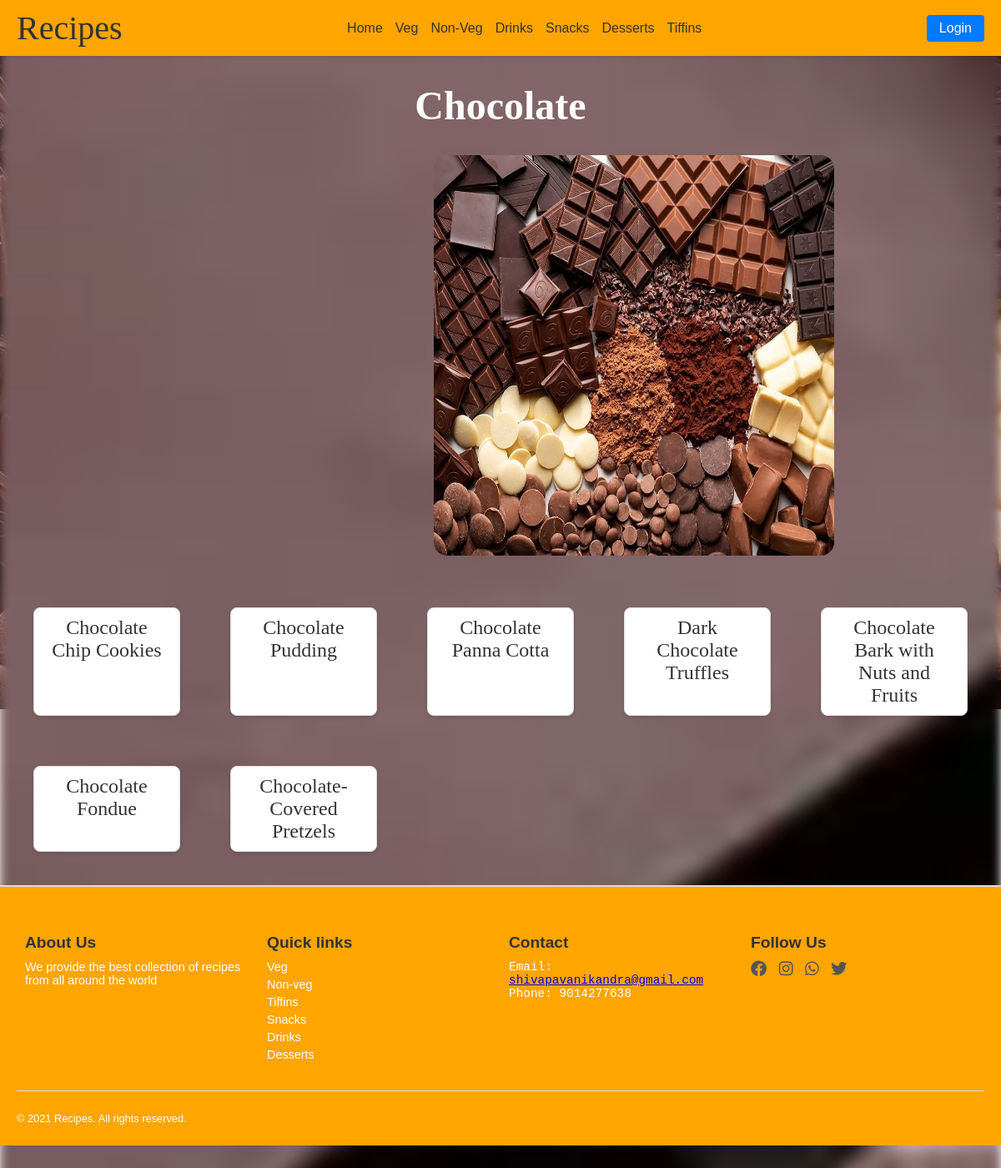
The app's page /dessert/Chocolates/ with its own data.
### desserts/models.py (models this page shows, shortened)
class chocolate(models.Model):
    name=models.CharField(max_length=100)
    image=models.ImageField(upload_to='images/')
    ingredients=models.TextField()
    recipe=models.TextField()
    video=models.URLField(null=True,blank=True)

### desserts/views.py (the view)
# urls.py: path('Chocolates/',views.Chocolate,name='Chocolates'),
def Chocolate(request):
    chocolates = chocolate.objects.all()
    return render(request,'desserts/chocolate.html',{'chocolates':chocolates})

### template/desserts/chocolate.html (shortened to what this page needs)
<!DOCTYPE html>
<html lang="en">
<head>
    <link href="https://cdnjs.cloudflare.com/ajax/libs/font-awesome/6.0.0-beta3/css/all.min.css" rel="stylesheet">
<body>
    <nav>
        <div class="logo">Recipes</div>
        <div class="nav-links">
            <a href="{% url 'ourrecipe1:home' %}">Home</a>
            <div class="has-dropdown">
                <a href="{% url 'ourrecipe1:veg' %}">Veg</a>
            </div>
            <div class="has-dropdown">
                <a href="{% url 'ourrecipe1:nonveg' %}">Non-Veg</a>
            </div>
            <div class="has-dropdown">
                <a href="{% url 'ourrecipe1:drinks' %}">Drinks</a>
            </div>
            <div class="has-dropdown">
                <a href="{% url 'ourrecipe1:snacks' %}">Snacks</a>
            </div>
            <div class="has-dropdown">
                <a href="{% url 'ourrecipe1:dessert' %}">Desserts</a>
            </div>
            <div class="has-dropdown">
                <a href="{% url 'ourrecipe1:tiffins' %}">Tiffins</a>
            </div>
        </div>
        <div class="search-login">
            <button class="login-btn">Login</button>
        </div>
    </nav>
    <h1 id="head">Chocolate</h1>
    <div><img src="../../static/images/choclate.webp" alt="" id="img1"></div><br>
    <div class="fastfood-container">{% for i in chocolates %}
    <a href="{% url 'desserts:showchocolates' i.id %}" class="fastfood-item">{{i.name}}</a>
    {% endfor %}</div>
    <footer>
        <div class="footer-section">
        <h4>About Us</h4>
        <p>We provide the best collection of recipes from all
            around the world</p>
        </div>
        <div class="footer-section">
        <ul>
            <h4>Quick links</h4>
            <a href="{% url 'ourrecipe1:veg' %}" class="quick"><li>Veg</li></a>
            <a href="{% url 'ourrecipe1:nonveg' %}" class="quick"><li>Non-veg</li></a>
            <a href="{% url 'ourrecipe1:tiffins' %}" class="quick"><li>Tiffins</li></a>
            <a href="{% url 'ourrecipe1:snacks' %}" class="quick"><li>Snacks</li></a>
            <a href="{% url 'ourrecipe1:drinks' %}" class="quick"><li>Drinks</li></a>
            <a href="{% url 'ourrecipe1:dessert' %}" class="quick"><li>Desserts</li></a>
        </ul>
        </div>
        <div class="footer-section">
        <h4>Contact</h4>
        <pre>Email:
<a href="#">shivapavanikandra@gmail.com</a>
Phone: 9014277638
        </pre>
        </div>
        <div class="footer-section">
        <h4>Follow Us</h4>
        <a href="#"><i class="fa-brands fa-facebook"></i></a>
        <a href="#"><i class="fa-brands fa-instagram"></i></a>
        <a href="#"><i class="fa-brands fa-whatsapp"></i></a>
        <a href="#"><i class="fa-brands fa-twitter"></i></a>
        </div>
        <hr>
        <p id="f2">&copy; 2021 Recipes. All rights reserved.</p>
    </footer>
</body>
</html>

### template/desserts/chocolate.html (style rules this page uses)
body { margin: 0; font-family: Arial, sans-serif; background-image: url(../../static/images/choclate.webp); background-repeat: no-repeat; background-size: cover; background-position: center; }
body::before { content: ""; position: absolute; top: 0vh; left: 0; right: 0; bottom: -80vh; background-image: inherit; background-size: inherit; background-repeat: inherit; filter: blur(6px); z-index: -1; }
#img1 { position: relative; z-index: 1; }
nav { display: flex; justify-content: space-between; align-items: center; background-color: orange; padding: 10px 20px; box-shadow: 0 2px 4px rgba(0, 0, 0, 0.1); }
.logo { font-size: 2.5rem; font-family: cursive; color: #333; }
.nav-links { display: flex; gap: 15px; }
.nav-links a { text-decoration: none; font-size: 1rem; color: #333; transition: color 0.3s; }
.has-dropdown { position: relative; }
.search-login { display: flex; gap: 10px; align-items: center; }
.login-btn { background-color: #007BFF; color: white; border: none; padding: 7px 15px; border-radius: 4px; font-size: 1rem; cursor: pointer; transition: background-color 0.3s; }
footer { display: flex; flex-wrap: wrap; justify-content: space-between; background-color: orange; padding: 20px; border-top: 2px solid #ddd; }
footer h4 { margin-bottom: 10px; font-size: 1.2rem; color: #333; }
footer p, pre { font-size: 0.9rem; color: white; margin: 5px 0; }
ul { list-style-type: none; padding: 0; margin: 0; }
ul a { text-decoration: none; color: white; font-size: 0.9rem; margin: 5px 0; display: block; }
footer a i { font-size: 1.2rem; color: #555; margin-right: 10px; transition: color 0.3s ease; }
footer hr { width: 100%; border: none; border-top: 1px solid #ddd; margin: 20px 0; }
#f2 { text-align: center; font-size: 0.8rem; color: white; }
.footer-section { flex: 1; min-width: 200px; margin: 10px; }
#img1 { width: 40%; height: 60vh; margin-left: 65vh; border-radius: 2vh; }
#head { font-size: 3rem; font-family: cursive; text-align: center; color: white; }
.fastfood-container { display: grid; grid-template-columns: repeat(auto-fit, minmax(150px, 1fr)); gap: 60px; padding: 40px; max-width: 1200px; margin: 0 auto; }
.fastfood-item { display: block; text-align: center; text-decoration: none; font-family: cursive; font-size: 1.5em; color: #333; background-color: #fff; padding: 10px 15px; border: 1px solid #ddd; border-radius: 8px; box-shadow: 0 2px 5px rgba(0, 0, 0, 0.1); transition: transform 0.2s, box-shadow 0.2s; }

### records on screen
chocolate: name "Chocolate Chip Cookies"
chocolate: name "Chocolate Pudding"
chocolate: name "Chocolate Panna Cotta"
chocolate: name "Dark Chocolate Truffles"
chocolate: name "Chocolate Bark with Nuts and Fruits"
chocolate: name "Chocolate Fondue"
chocolate: name "Chocolate-Covered Pretzels"
